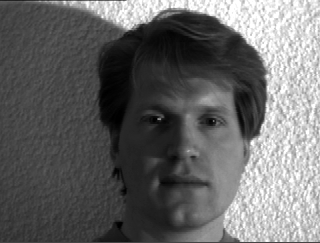
#> input picture test_picture/1_7_.gif, 320 x 243 px
$ python normalize.py   (Python 2 division)
#> lines starting #> are read from the running program, lines starting #| are printed output that depends on the picture
from PIL import Image
import numpy as np
import glob, os, math


def normalizeImage(img_path,img_name):
#> called with img_path = './test_picture/1_7_.gif', img_name = './test_picture/1_7_n'
	s = Image.open(img_path)
#> s is the input picture: PIL image 320x243 L; min 0, max 255, mean 103.1
	img_v = np.array(s)
	#hard coded values
	max_pixel = img_v.max()
#> max_pixel = 255
	min_pixel = img_v.min()
#> min_pixel = 0

	(width, height) = s.size
#> width = 320; height = 243


	print 'max: %s , min: %s' %(max_pixel,min_pixel)
#| max: 255 , min: 0

	# um = um%128
	# ustd = ustd%128
	new_max = 255.0
	new_min = 0.0
	img_v = img_v - min_pixel
	# print img_v
	img_v =  img_v * (new_max - new_min)/(max_pixel - min_pixel) +  new_min

	print img_v
#> (printed output is left out)
	s = Image.fromarray(img_v.astype('uint8'));
	# [10 lines of commented-out code are left out]

	print "saving file"
	s.save('%s.gif'%img_name)

normalizeImage("./test_picture/1_7_.gif","./test_picture/1_7_n")
normalizeImage("./test_picture/1_9_.gif","./test_picture/1_9_n")
#> call 2 of normalizeImage, with img_path = './test_picture/1_9_.gif', img_name = './test_picture/1_9_n'
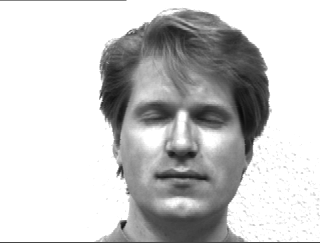
#> input picture test_picture/1_9_.gif, 320 x 243 px
#> in normalizeImage, s is the input picture: PIL image 320x243 L; min 9, max 255, mean 200.5
#> in normalizeImage (call 2), `min_pixel = img_v.min()`: min_pixel = 9
#| max: 255 , min: 9
#> (printed output is left out)
normalizeImage("./test_picture/1_10_.gif","./test_picture/1_10_n")
#> call 3 of normalizeImage, with img_path = './test_picture/1_10_.gif', img_name = './test_picture/1_10_n'
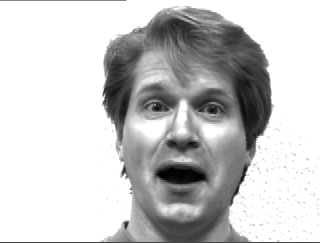
#> input picture test_picture/1_10_.gif, 320 x 243 px
#> in normalizeImage, s is the input picture: PIL image 320x243 L; min 1, max 255, mean 200.4
#> in normalizeImage (call 3), `min_pixel = img_v.min()`: min_pixel = 1
#| max: 255 , min: 1
#> (printed output is left out)
